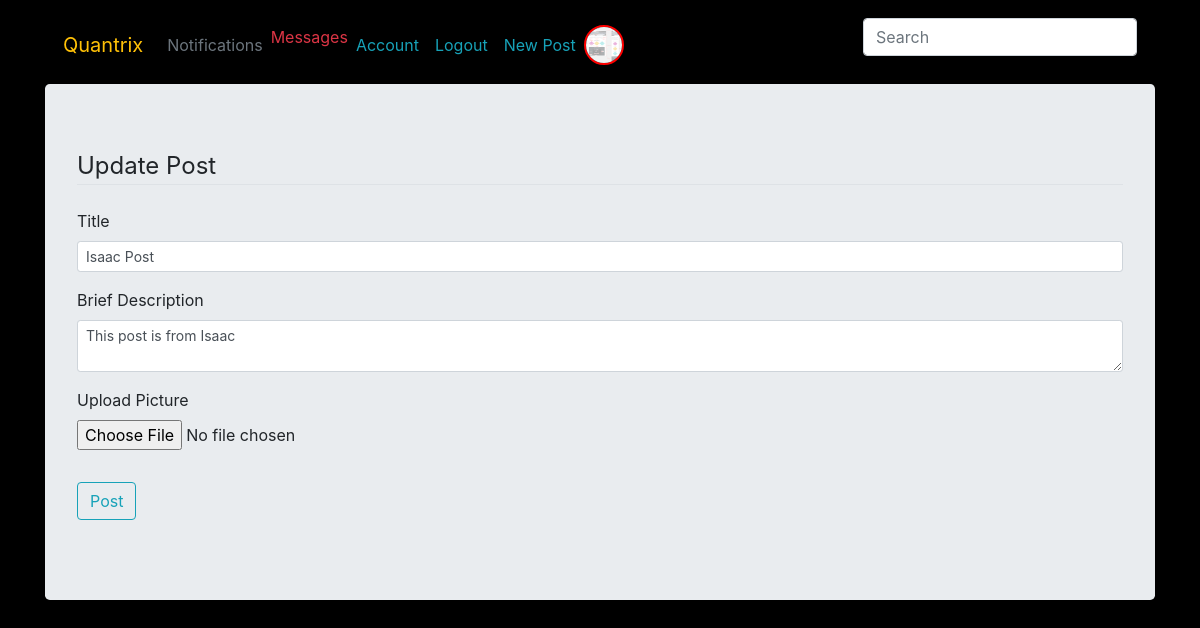
The page /update_post/1 (signed in) on the database as committed earlier.
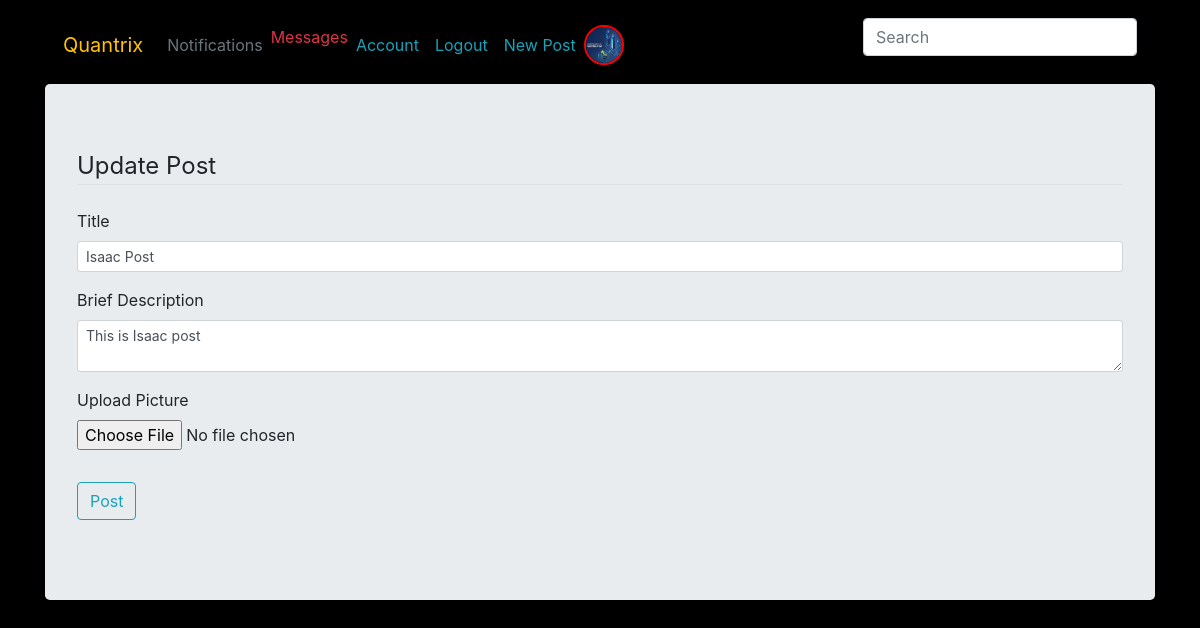
The same page on the database as committed later.
### quandromy/database.py (models this page shows, shortened)
class User(db.Model, UserMixin): #The users mixing class helps in user management. We inherit the "is_authenticated" method from here
    __tablename__ = 'users'
    id = db.Column(db.Integer, primary_key = True)
    fullname = db.Column(db.String(100))
    username = db.Column(db.String(20), unique = True, index = True)
    role_id = db.Column(db.Integer, db.ForeignKey('roles.id'))
    email = db.Column(db.String(120), unique = True, index = True)
    country = db.Column(db.String(200))
    about_me = db.Column(db.Text())
    member_since = db.Column(db.DateTime(), default=datetime.utcnow)
    last_seen = db.Column(db.DateTime(), default=datetime.utcnow)
    image_file = db.Column(db.String(20), default = 'default.png')
    last_message_read_time = db.Column(db.DateTime)
    password = db.Column(db.String(60), nullable = False)
    comments = db.relationship('Comment', backref='author', lazy='dynamic')
    search = db.relationship('Search', backref='searcher', lazy='dynamic')
    Report = db.relationship('Report', backref='author', lazy='dynamic')
    Post = db.relationship('Post', backref = 'author', lazy = 'dynamic')
    notifications = db.relationship('Notification', backref='user', lazy='dynamic')
    followed = db.relationship('Follow',
                               foreign_keys=[Follow.follower_id],               #SQLAlchemy cannot use the association table transparently because that will not give
                               backref=db.backref('follower', lazy='joined'),   #the application access to the custom fields in it. Instead, the many-to-many relationship
                               lazy='dynamic',                                  #must be decomposed into the two basic one-to-many relationships for the left
                               cascade='all, delete-orphan')                    #and right sides, and these must be defined as standard relationships.
    followers = db.relationship('Follow',
                                foreign_keys=[Follow.followed_id],
                                backref=db.backref('followed', lazy='joined'),
                                lazy='dynamic',
                                cascade='all, delete-orphan')
    messages_sent = db.relationship('Message',
                                    foreign_keys='Message.sender_id',
                                    backref='sender', lazy='dynamic')
    messages_received = db.relationship('Message',
                                        foreign_keys='Message.recipient_id',
                                        backref='recipient', lazy='dynamic')
    def new_messages(self):
        last_read_time = self.last_message_read_time or datetime(1900, 1, 1)
        return Message.query.filter_by(recipient=self).filter(
            Message.timestamp > last_read_time).count()
    staticmethod

class SearchableMixin(object):
    @classmethod
    def before_commit(cls, session):
        session._changes = {
            'add': list(session.new),
            'update': list(session.dirty),
            'delete': list(session.deleted)
        }
    @classmethod
    def after_commit(cls, session):
        for obj in session._changes['add']:
            if isinstance(obj, SearchableMixin):
                add_to_index(obj.__tablename__, obj)
        for obj in session._changes['update']:
            if isinstance(obj, SearchableMixin):
                add_to_index(obj.__tablename__, obj)
        for obj in session._changes['delete']:
            if isinstance(obj, SearchableMixin):
                remove_from_index(obj.__tablename__, obj)
        session._changes = None

class Post(SearchableMixin, db.Model):
    __tablename__ = 'posts'
    __searchable__ = ['describe', 'title']
    id = db.Column(db.Integer, primary_key = True)
    date_posted = db.Column(db.DateTime, nullable = False, default = datetime.utcnow())
    title = db.Column(db.String(50), nullable = False, index = True)
    describe = db.Column(db.String, nullable = False, index = True)
    picture = db.Column(db.String(20), nullable = False, default = 'default.png')
    user_id = db.Column(db.Integer, db.ForeignKey('users.id'), nullable = False)
    comments = db.relationship('Comment', backref='post', lazy='dynamic')
    report = db.relationship('Report', backref='report', lazy='dynamic')

### quandromy/posts/routes.py (the view, shortened to what this page needs)
@posts.route('/update_post/<int:post_id>', methods = ['POST', 'GET'])
@login_required
def update_post(post_id):
    post = Post.query.get_or_404(post_id)
    form = PostForm()
    if post.author != current_user:
        abort(403)
    if request.method == "GET":
        form.title.data = post.title
        form.describe.data = post.describe
    return render_template('posts/update_post.html', form = form, legend = 'Update Post')

### quandromy/main/forms.py
class SearchForm(FlaskForm):
    q = StringField(('Search'), validators=[DataRequired()])
    def __init__(self, *args, **kwargs):
        if 'formdata' not in kwargs:
            kwargs['formdata'] = request.args
        if 'csrf_enabled' not in kwargs:
            kwargs['csrf_enabled'] = False
        super(SearchForm, self).__init__(*args, **kwargs)

### quandromy/posts/forms.py
class PostForm(FlaskForm):
    title = StringField('Title', validators =[DataRequired()])
    describe = TextAreaField('Brief Description', validators = [DataRequired()])
    picture = FileField("Upload Picture", validators = [DataRequired(), FileAllowed(['jpeg', 'png','jpg', 'jfif'])])
    submit = SubmitField("Post")

### quandromy/posts/routes.py (called while the page is built)
@posts.before_request
def before_request():
    if current_user.is_authenticated:
        current_user.last_seen = datetime.utcnow()
        db.session.commit()
        g.search_form = SearchForm()

### quandromy/users/routes.py (called while the page is built)
@login_manager.user_loader #This is reuqired to manage users by their ID's
def load_user(user_id):
    return User.query.get(int(user_id))

### quandromy/templates/posts/update_post.html (shortened to what this page needs)
{% extends 'base.html'%}
{% block div %}
<form class="jumbotron" action="" method="POST" enctype="multipart/form-data">
  <fieldset class="form-group">
    <legend class="border-bottom mb-4">{{legend}}</legend>
        <div class="form-group">
            {{form.title.label(class = 'form-control-label')}}
            {% if form.title.errors %}
                {{form.title(class = 'form-control form-control-sm is-invalid')}}
              <div class="invalid-feedback">
                {%for error in form.title.errors%}
                  <span>{{error}}</span>
                {% endfor %}
              </div>
            {% else %}
              {{form.title(class = 'form-control form-control-sm')}}
            {% endif %}
        </div>
        <div class="form-group">
            {{form.describe.label(class = 'form-control-label')}}
            {% if form.describe.errors %}
                {{form.describe(class = 'form-control form-control-sm is-invalid')}}
              <div class="invalid-feedback">
                {%for error in form.describe.errors %}
                  <span>{{error}}</span>
                {%endfor%}
              </div>
            {% else %}
              {{form.describe(class = 'form-control form-control-sm')}}
            {% endif %}
        </div>
        <div class="form-group">
            {{form.picture.label()}}
            {{form.picture(class = "form-control-file")}}
        </div>
  </fieldset>
<div class="form-group">
 {{form.submit(class = "btn btn-outline-info")}}
</div>
{% endblock %}

### quandromy/templates/base.html (shortened to what this page needs)
<!doctype html>
<html lang="en">
  <head>
    <link rel="stylesheet" href="https://stackpath.bootstrapcdn.com/bootstrap/4.4.1/css/bootstrap.min.css">
    <link rel="stylesheet" type="text/css" href="{{url_for('static', filename = 'css/main.css')}}">
  </head>
  {% if current_user.is_authenticated %}
  <nav class="navbar navbar-expand-lg navbar-dark mb-2 mt-2" id="main-bar">
    <a class="navbar-brand text-warning" href="{{url_for('main.index')}}" >Quantrix</a>
<div class="collapse navbar-collapse" id="navbarSupportedContent">
  <ul class="navbar-nav mr-auto">
        <li class="nav-item">
          <a class="nav-link text-secondary" href="#">Notifications</a>
        </li>
        <li class="nav-item">
          <a href="{{ url_for('users.messages') }}" class="text-danger">
            Messages
            {% set new_messages = current_user.new_messages() %}
        </a>
        </li>
        <li class="nav-item">
          <a class="nav-link text-info" href="{{url_for('users.account')}}">Account</a>
        </li>
        <li class="nav-item">
          <a class="nav-link text-info" href="{{url_for('users.logout')}}">Logout</a>
        </li>
        <li class="nav-item">
          <a class="nav-link text-info" href="{{url_for('posts.new_post')}}">New Post</a>
        </li>
        <li class="nav-item">
          <img class="rounded-circle account-img my-img mr-sm-2" src="{{url_for('static', filename = 'img/' + current_user.image_file)}}" alt="profile pic">
        </li>
  </ul>
{% if g.search_form %}
<form class="navbar-form navbar-left" method="get" action="{{ url_for('main.search') }}">
      <div class="form-group">
            {{ g.search_form.q(size=20, class='form-control', placeholder=g.search_form.q.label.text) }}
      </div>
</form>
{% endif %}
</div>
</nav>
{% endif %}
  <body class = "container" style="background: black;">
    {% block div %}
    {% endblock %}
  </body>
</html>

Rows that differ between the two databases and show on the page:
changed User: image_file: picture added in place of a placeholder
changed Post "Isaac Post": describe "This post is from Isaac" → "This is Isaac post"
